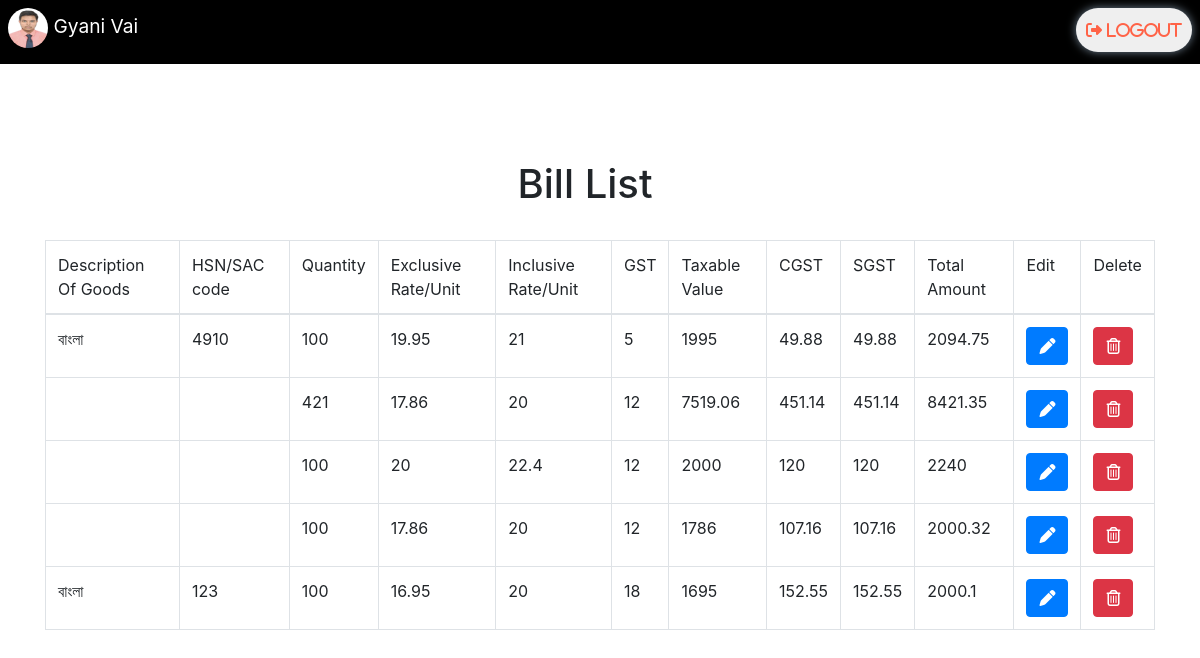
Page /view (signed in) on the committed database.
### tables this page shows
CREATE TABLE user(
            email VARCHAR2(500) PRIMARY KEY,
            name VARCHAR2(500) NOT NULL,
            password VARCHAR2(100) NOT NULL,
            image VARCHAR2(150) DEFAULT 'img_avatar.png'
        );

CREATE TABLE SnD (id INTEGER PRIMARY KEY AUTOINCREMENT, DescriptionOfGoods VARCHAR(30) NOT NULL, HSNSAC NUMBER , Qty NUMBER NOT NULL, ExcRatePerUnit NUMBER NOT NULL, IncRatePerUnit NUMBER NOT NULL, Gst NUMBER NOT NULL, TaxableValue NUMBER NOT NULL, Cgst NUMBER NOT NULL, Sgst NUMBER NOT NULL, TotalAmount NUMBER NOT NULL, Email VARCHAR2(30) NOT NULL);

### app.py (the view)
@app.route("/view")
def view():
    if (request.cookies.get('email')):
        user = loginDB.getUser(request.cookies.get('email'))
        email = user[0][0]
        name = user[0][1]
        image = user[0][3]
        rows = employeedb.viewData(request.cookies.get('email'))
        return render_template("view.html",rows = rows,email=email,name=name,image=image)
    else:
        return redirect(url_for('login'))

### employeedb.py (called while the page is built)
def viewData(email):
    db.execute("SELECT * FROM SnD WHERE Email=(?)",(email,))
    data = db.fetchall()
    return data

### loginDB.py (called while the page is built)
def getUser(email):
    db.execute("SELECT * FROM user WHERE email=(?)",(email,))
    user = db.fetchall()
    return user

### templates/view.html (shortened to what this page needs)
<!DOCTYPE html>
{% extends "getin.html" %}
{% block content %}
<html lang="en">
<head>
  <link rel="stylesheet" href="https://maxcdn.bootstrapcdn.com/bootstrap/4.4.1/css/bootstrap.min.css">
</head>
<body>
  <div style="background:transparent !important" class="jumbotron jumbotron-fluid ">
    <div class="container">
      <div class="row container">
        <div class="col-sm-4 lg-4 xs-4">
        </div>
        <div class="col-sm-4 lg-4 xs-4">
          <h1 class="text-center">Bill List</h1>
        </div>
        <div class="col-sm-4 lg-4 xs-4"></div>
      </div>
      <br>
      <div class="" style="overflow: scroll;">
        <table class="table table-bordered">
          <thead>
            <td>Description Of Goods</td>
            <td>HSN/SAC code</td>
            <td>Quantity</td>
            <td>Exclusive Rate/Unit</td>
            <td>Inclusive Rate/Unit</td>
            <td>GST</td>
            <td>Taxable Value</td>
            <td>CGST</td>
            <td>SGST</td>
            <td>Total Amount</td>
            <td>Edit</td>
            <td>Delete</td>
          </thead>
          {% for row in rows %}
          <tr>
            <td>{{row[1]}}</td>
            <td>{{row[2]}}</td>
            <td>{{row[3]}}</td>
            <td>{{row[4]}}</td>
            <td>{{row[5]}}</td>
            <td>{{row[6]}}</td>
            <td>{{row[7]}}</td>
            <td>{{row[8]}}</td>
            <td>{{row[9]}}</td>
            <td>{{row[10]}}</td>
            <form action="/edit/{{row[0]}}" method="post">
              <td><button type="submit" class="btn btn-primary" value="Edit">
                <i class="fas fa-pen"></i>
              </button></td>
            </form>
            <form action="/deleterecord/{{row[0]}}" method="post">
              <td><button type="submit" class="btn btn-danger" value="Delete">
                  <i class="far fa-trash-alt"></i>
                </button></td>
            </form>
          </tr>
          {% endfor %}
        </table>
      </div>
      <br>
    </div>
  </div>
</body>
{% endblock %}

### templates/getin.html (shortened to what this page needs)
<!DOCTYPE html>
<html lang="en">
<head>
    <link rel="stylesheet" href="https://maxcdn.bootstrapcdn.com/bootstrap/4.0.0/css/bootstrap.min.css"
>
</head>
<body>
    <div  class="mainDiv">
        <nav id="navbar">
            <div class="" style="padding: 8px;">
                    <a href="/">
                        <p style="color: white; float:left; font-size: larger;"><img class="" src="/profilePics/{{ image }}" id="avatar"> {{ name }} </p>                    </a>
                    <a href="/logout">
                        <button id="logout"><i class="fas fa-sign-out-alt" style="color: tomato;"> Logout</i></button>
                    </a>
            </div>
        </nav>
        <br><br>
        <br><br>
        {% block content %}{% endblock %}
</body>
</html>

### templates/getin.html (style rules this page uses)
#avatar { height: 40px; width: 40px; border-radius: 50%; vertical-align: middle; }
#navbar { background-color: black; position: fixed; width: 100%; }
#logout { float: right; margin-right: 0%; -moz-border-radius: 30px; -webkit-border-radius: 30px; border-radius: 30px; border: none; box-shadow: 0px 0px 10px 0px slategray; padding: 10px; }

### rows in the picture
user: image (picture), name "Gyani Vai"
SnD: DescriptionOfGoods "বাংলা", HSNSAC "4910", Qty "100", ExcRatePerUnit "19.95", IncRatePerUnit "21", Gst "5", TaxableValue "1995", Cgst "49.88", Sgst "49.88", TotalAmount "2094.75"
SnD: Qty "421", ExcRatePerUnit "17.86", IncRatePerUnit "20", Gst "12", TaxableValue "7519.06", Cgst "451.14", Sgst "451.14", TotalAmount "8421.35"
SnD: Qty "100", ExcRatePerUnit "20", IncRatePerUnit "22.4", Gst "12", TaxableValue "2000", Cgst "120", Sgst "120", TotalAmount "2240"
SnD: Qty "100", ExcRatePerUnit "17.86", IncRatePerUnit "20", Gst "12", TaxableValue "1786", Cgst "107.16", Sgst "107.16", TotalAmount "2000.32"
SnD: DescriptionOfGoods "বাংলা", HSNSAC "123", Qty "100", ExcRatePerUnit "16.95", IncRatePerUnit "20", Gst "18", TaxableValue "1695", Cgst "152.55", Sgst "152.55", TotalAmount "2000.1"
